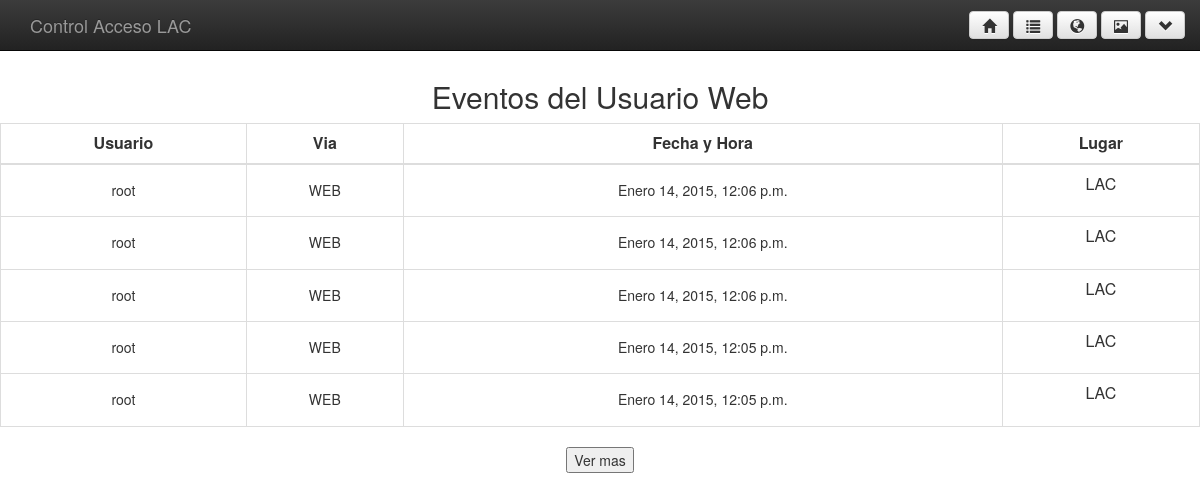
The app's page /eventosUsuarioWeb/1 (signed in), older data.
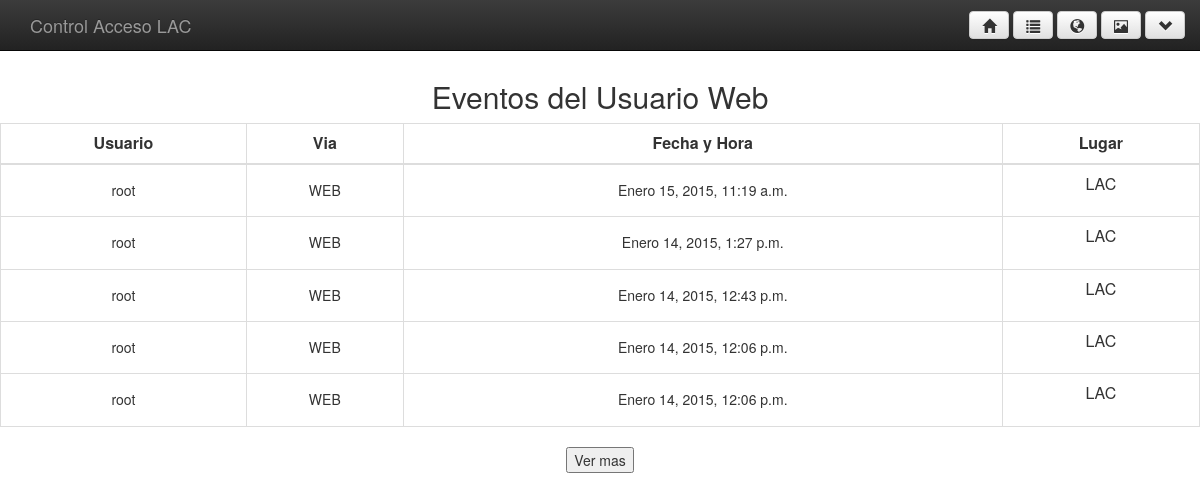
The same page, newer data.
### control/models.py (models this page shows)
class Web_eventos_dj(models.Model):
    id = models.AutoField(primary_key=True)
    id_usuario_eventos_web= models.IntegerField()
    nombres_eventos_web = models.CharField(max_length=50)
    via_eventos_web = models.CharField(max_length=50)
    fechayhora_eventos_web = models.DateTimeField()
    lugar_eventos_web= models.CharField(max_length=50)

### control/views.py (the view)
# urls.py: url(r'^eventosUsuarioWeb/(?P<id_usuario>\d+)$', 'control.views.mostrarEventosUsuarioWeb', name='eventosUsuarioWeb'),
@login_required()
def mostrarEventosUsuarioWeb(request,id_usuario):
    if request.method=="POST": #Muestra los eventos web por usuario
        eventosweb = Web_eventos_dj.objects.filter(id_usuario_eventos_web=id_usuario).order_by('-id')
        return render_to_response('eventosUsuarioWeb.html',{'usuariosWeb': eventosweb })
    eventosweb = Web_eventos_dj.objects.filter(id_usuario_eventos_web=id_usuario).order_by('-id')[:5]
    return render_to_response('eventosUsuarioWeb.html',{'usuariosWeb': eventosweb })

### login/templates/eventosUsuarioWeb.html
{% include 'base2.html' %}
<center><h2>Eventos del Usuario Web</h2></center>
<table  class="table table-hover table-bordered">
<thead>
<tr>
<th><center>Usuario</center></th>
<th><center>Via</center></th>
<th><center>Fecha y Hora</center></th>
<th><center>Lugar</center></th>
</tr>
</thead>
<tbody>
{% for usuario in usuariosWeb %}
<tr>
<td align='center'><h5>{{ usuario.nombres_eventos_web }}</h5></td>
<td align='center'><h5>{{ usuario.via_eventos_web }}</h5></td>
<td align='center'><h5>{{ usuario.fechayhora_eventos_web }}</h5></td>
<td align='center'><h>{{ usuario.lugar_eventos_web }}</h5></td>
{% endfor %}
</tbody>
</table>
<form action="/eventosUsuarioWeb/{{usuario.id_usuario_eventos_web}}" method="post">{% csrf_token %}
<center><button type="submit" class="standar">Ver mas</button></center></form>

Row changes from the older to the newer data that the page shows:
no longer on this page (row unchanged): Web_eventos_dj: nombres_eventos_web "root", via_eventos_web "WEB", fechayhora_eventos_web "Enero 14, 2015, 12:06 p.m.", lugar_eventos_web "LAC"
no longer on this page (row unchanged): Web_eventos_dj: nombres_eventos_web "root", via_eventos_web "WEB", fechayhora_eventos_web "Enero 14, 2015, 12:05 p.m.", lugar_eventos_web "LAC"
no longer on this page (row unchanged): Web_eventos_dj: nombres_eventos_web "root", via_eventos_web "WEB", fechayhora_eventos_web "Enero 14, 2015, 12:05 p.m.", lugar_eventos_web "LAC"
added Web_eventos_dj: nombres_eventos_web "root", via_eventos_web "WEB", fechayhora_eventos_web "Enero 15, 2015, 11:19 a.m.", lugar_eventos_web "LAC"
added Web_eventos_dj: nombres_eventos_web "root", via_eventos_web "WEB", fechayhora_eventos_web "Enero 14, 2015, 1:27 p.m.", lugar_eventos_web "LAC"
added Web_eventos_dj: nombres_eventos_web "root", via_eventos_web "WEB", fechayhora_eventos_web "Enero 14, 2015, 12:43 p.m.", lugar_eventos_web "LAC"
